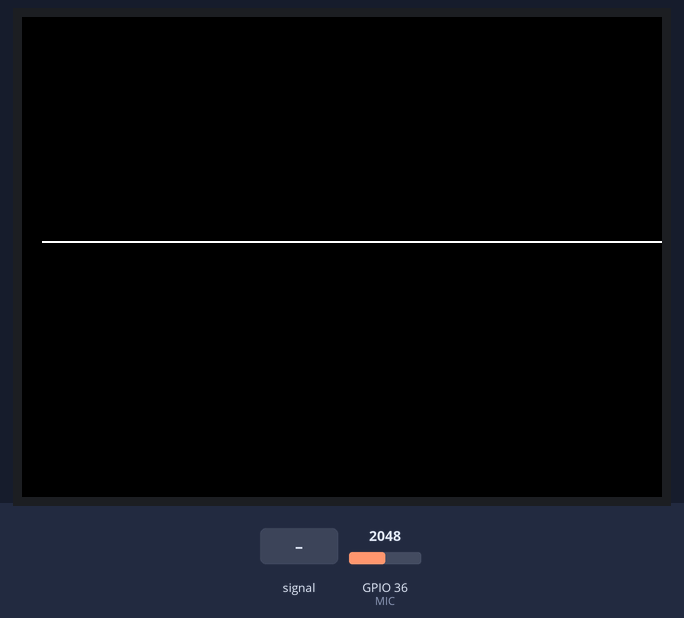
The sketch below on a simulated ESP32. On the bench: 320×240 colour display. The test bench sets the inputs (shaded band); at power-on: GPIO 36 (MIC) = 2048.

Above: at 1.3 s.
1.4 s: GPIO 36 (MIC) fed a 200 Hz sine of ±1023 counts around its level
At 2.5 s:
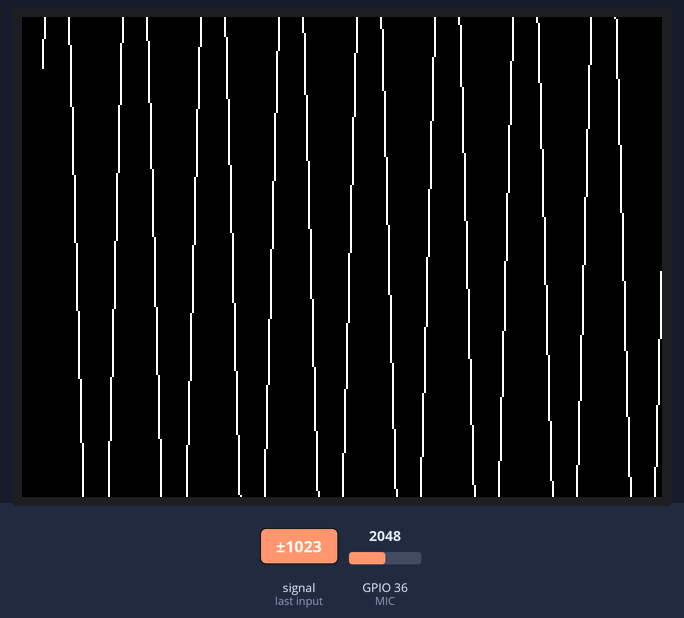
4.2 s: GPIO 36 (MIC) set to 1228
At 5.9 s:
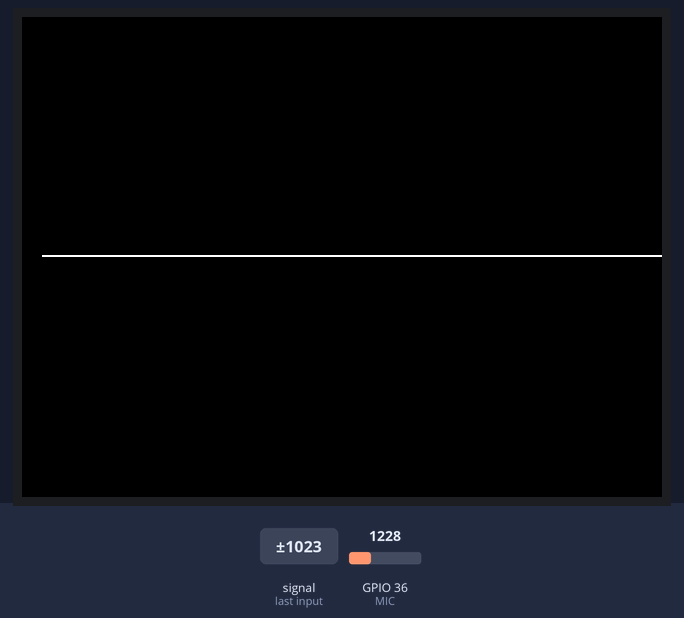
7.2 s: GPIO 36 (MIC) fed a 1000 Hz sine of ±1023 counts around its level
At 8.4 s:
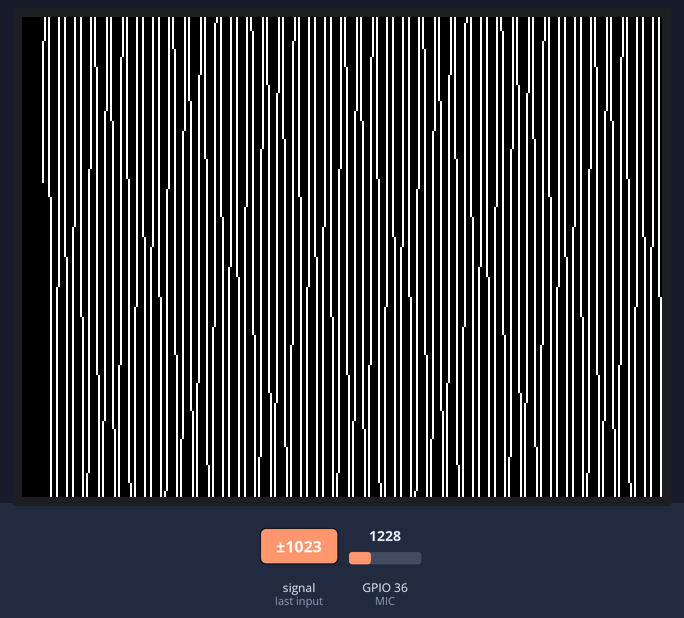
10.1 s: GPIO 36 (MIC) fed a 2 Hz sine of ±1228 counts around its level
At 11.8 s:
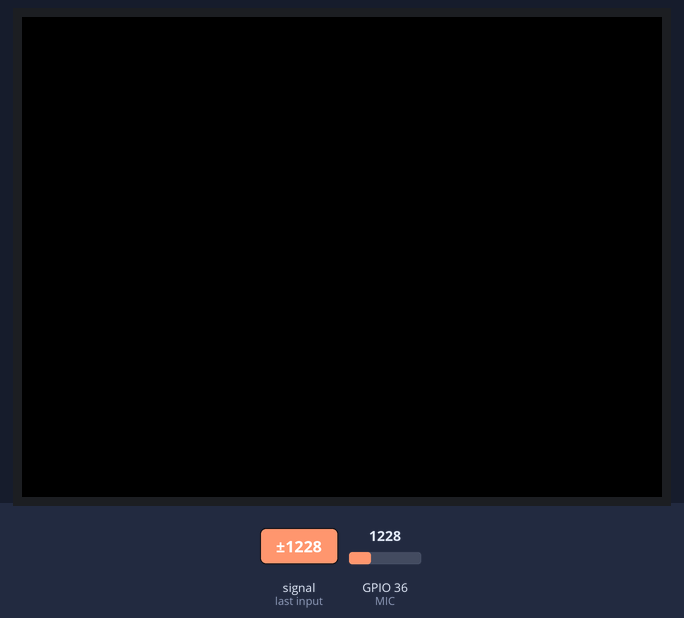
13.1 s: GPIO 36 (MIC) set to 4095
At 14.9 s:
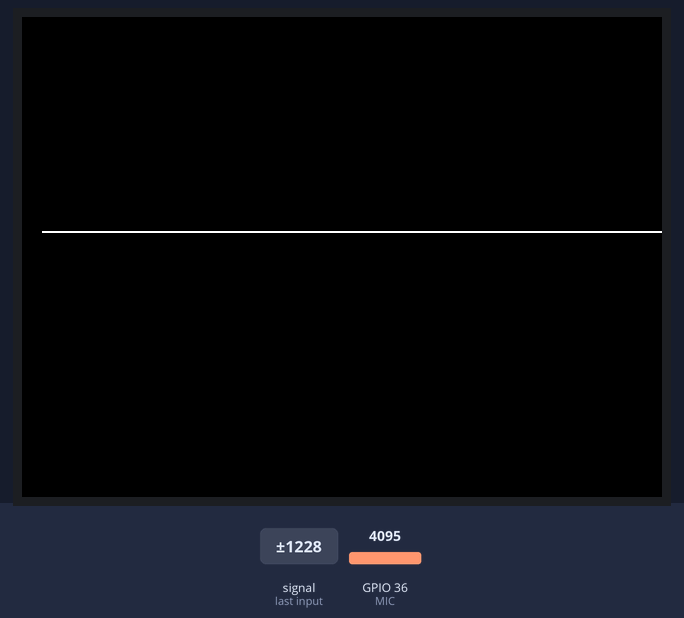
15.9 s: GPIO 36 (MIC) set to 3603
At 16.8 s:
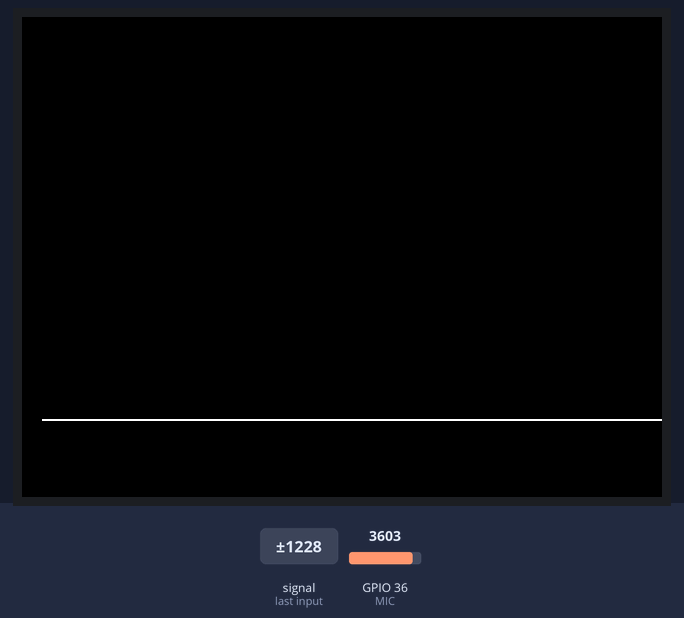
Timing chart, 0 to 18.9 s (numbered marks = the images above; inputs shaded):
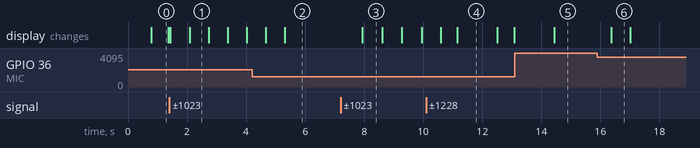

The sketch:

mic_lcd1.ino
```cpp
#include <M5Core2.h>

#define MIC 36
//ここの値はマイクをさした場所（MICunit=PortBで36）
#define SAMPLES 500
#define SAMPLING_FREQUENCY 40000
unsigned int sampling_period_us;

double buff[SAMPLES];

double minY = 0.0;
double maxY = 3.6;
#define DRANGE 1.0
#define X0 10

int d2y(double d, double minY, double maxY, int HEIGHT) {
  return HEIGHT - ((int)((d - minY) / (maxY - minY) * (float)HEIGHT) + 1);
}

void drawChart(){
  int HEIGHT = M5.Lcd.height();
  double newmin = 3.6;
  double newmax = 0;

  for (int i = 1; i < SAMPLES; i++){
    int d0 = d2y(buff[i-1], minY, maxY, HEIGHT);
    int d1 = d2y(buff[i], minY, maxY, HEIGHT);
    M5.Lcd.drawLine(i - 1 + X0, d0, i + X0, d1, WHITE);
    if(newmin > buff[i]) newmin = buff[i];
    if(newmax < buff[i]) newmax = buff[i];
  }

  if ((newmax - newmin) < DRANGE) {
        minY = newmin - DRANGE / 2;
        maxY = newmax + DRANGE / 2;
    } else {
        minY = newmin - (newmax - newmin) / 2;
        maxY = newmin + (newmax - newmin) / 2;
    }
}

void setup() {
  M5.begin();
  Serial.begin(115200);
  while (!Serial);
  M5.lcd.setBrightness(20);  // LCDバックライトの輝度を下げる

  sampling_period_us = round(1000000 * (1.0 / SAMPLING_FREQUENCY));

  pinMode(MIC, INPUT);
}

void loop() {
  delay(500);
    for (int i = 0; i < SAMPLES; i++) {
        unsigned long t = micros();
        buff[i] = (double)analogRead(MIC) / 4095.0 * 3.6 + 0.1132; // ESP32のADCの特性を補正
        while ((micros() - t) < sampling_period_us) ;
    }
    M5.Lcd.fillScreen(BLACK);
    drawChart();
}
```

Measured:
- after the input at 1.4 s, the display: first differs from a run without the input after 0.69 s (image 1)
- after the input at 7.2 s, the display: changes after 0.74 s (image 3)
- after the input at 15.9 s, the display: changes after 0.47 s (image 6)
- what the display in image 0 shows lasts 0.6 s, from 0.8 s to 1.4 s
- what the display in image 3 shows lasts 0.7 s, from 7.9 s to 8.6 s
- what the display in image 4 shows lasts 1.3 s, from 11.2 s to 12.5 s
